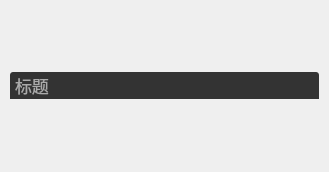
<?xml version="1.0" encoding="UTF-8"?>
<ui version="4.0">
 <class>MagicWindow</class>
 <widget class="QWidget" name="MagicWindow">
  <property name="geometry">
   <rect>
    <x>0</x>
    <y>0</y>
    <width>329</width>
    <height>172</height>
   </rect>
  </property>
  <property name="windowTitle">
   <string>Form</string>
  </property>
  <property name="styleSheet">
   <string notr="true">#titleBarWidget {
	background: #333;
	border-top-left-radius: 3px;
     border-top-right-radius: 3px;
	min-height: 27px;
	max-height: 27px;
}

#titleLabel {
	color: #AAA;
}

#minButton, #maxButton, #restoreButton, #closeButton {
	min-width: 30px;
	max-width: 30px;
	min-height: 27px;
	max-height: 27px;
	border-width: 0;
}

#closeButton {
	border-top-right-radius: 3px;
}

#minButton {
	border-image: url(:/img/toolbar-min.png) 0 0 0 0 repeat stretch;
}
#minButton:hover {
	border-image: url(:/img/toolbar-min-hover.png) 0 0 0 0 repeat stretch;
}
#minButton:pressed {
	border-image: url(:/img/toolbar-min-pressed.png) 0 0 0 0 repeat stretch;
}

#maxButton {
	border-image: url(:/img/toolbar-max.png) 0 0 0 0 repeat stretch;
}
#maxButton:hover {
	border-image: url(:/img/toolbar-max-hover.png) 0 0 0 0 repeat stretch;
}
#maxButton:pressed {
	border-image: url(:/img/toolbar-max-pressed.png) 0 0 0 0 repeat stretch;
}

#closeButton {
	border-image: url(:/img/toolbar-close.png) 0 0 0 0 repeat stretch;
}
#closeButton:hover {
	border-image: url(:/img/toolbar-close-hover.png) 0 0 0 0 repeat stretch;
}
#closeButton:pressed {
	border-image: url(:/img/toolbar-close-pressed.png) 0 0 0 0 repeat stretch;
}

#restoreButton {
	border-image: url(:/img/toolbar-restore.png) 0 0 0 0 repeat stretch;
}
#restoreButton:hover {
	border-image: url(:/img/toolbar-restore-hover.png) 0 0 0 0 repeat stretch;
}
#restoreButton:pressed {
	border-image: url(:/img/toolbar-restore-pressed.png) 0 0 0 0 repeat stretch;
}</string>
  </property>
  <layout class="QVBoxLayout" name="verticalLayout">
   <property name="leftMargin">
    <number>10</number>
   </property>
   <property name="topMargin">
    <number>10</number>
   </property>
   <property name="rightMargin">
    <number>10</number>
   </property>
   <property name="bottomMargin">
    <number>10</number>
   </property>
   <item>
    <widget class="QWidget" name="titleBarWidget" native="true">
     <layout class="QHBoxLayout" name="horizontalLayout">
      <property name="spacing">
       <number>0</number>
      </property>
      <property name="leftMargin">
       <number>5</number>
      </property>
      <property name="topMargin">
       <number>0</number>
      </property>
      <property name="rightMargin">
       <number>0</number>
      </property>
      <property name="bottomMargin">
       <number>0</number>
      </property>
      <item>
       <widget class="QLabel" name="titleLabel">
        <property name="font">
         <font>
          <pointsize>13</pointsize>
         </font>
        </property>
        <property name="text">
         <string>标题</string>
        </property>
       </widget>
      </item>
      <item>
       <spacer name="horizontalSpacer">
        <property name="orientation">
         <enum>Qt::Horizontal</enum>
        </property>
        <property name="sizeHint" stdset="0">
         <size>
          <width>382</width>
          <height>20</height>
         </size>
        </property>
       </spacer>
      </item>
      <item>
       <widget class="QPushButton" name="minButton">
        <property name="focusPolicy">
         <enum>Qt::NoFocus</enum>
        </property>
        <property name="text">
         <string/>
        </property>
        <property name="flat">
         <bool>true</bool>
        </property>
       </widget>
      </item>
      <item>
       <widget class="QPushButton" name="maxButton">
        <property name="focusPolicy">
         <enum>Qt::NoFocus</enum>
        </property>
        <property name="text">
         <string/>
        </property>
        <property name="flat">
         <bool>true</bool>
        </property>
       </widget>
      </item>
      <item>
       <widget class="QPushButton" name="restoreButton">
        <property name="focusPolicy">
         <enum>Qt::NoFocus</enum>
        </property>
        <property name="text">
         <string/>
        </property>
        <property name="flat">
         <bool>true</bool>
        </property>
       </widget>
      </item>
      <item>
       <widget class="QPushButton" name="closeButton">
        <property name="focusPolicy">
         <enum>Qt::NoFocus</enum>
        </property>
        <property name="text">
         <string/>
        </property>
        <property name="flat">
         <bool>true</bool>
        </property>
       </widget>
      </item>
     </layout>
    </widget>
   </item>
  </layout>
 </widget>
 <resources/>
 <connections/>
</ui>
